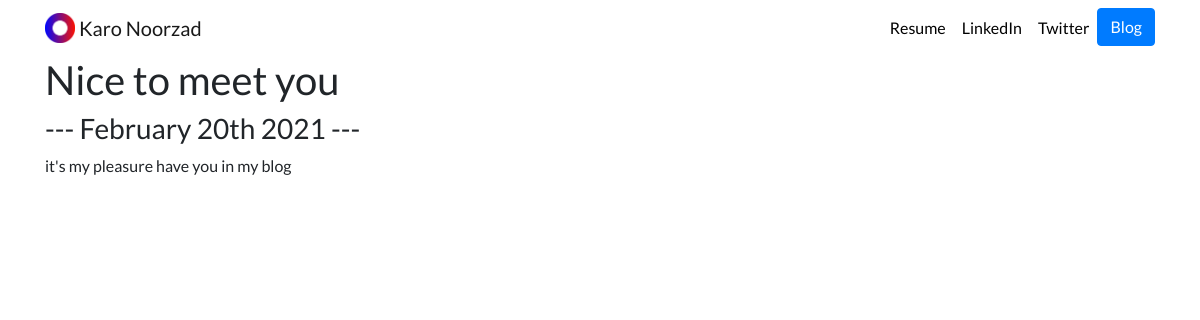
The app's page /blog/4/ with its own data.
### blog/models.py (models this page shows, shortened)
class Blog(models.Model):
    title = models.CharField(max_length=200)
    description = models.TextField()
    date = models.DateField()

### blog/views.py (the view)
# urls.py: path('<int:blog_id>/', views.detail, name='detail')
def detail(request, blog_id):
    blog = get_object_or_404(Blog, pk=blog_id)
    return render(request, 'blog/detail.html', {'blog': blog})

### blog/templates/blog/detail.html
{% extends 'portfolio/base.html' %}
{% block content %}
<h1>{{ blog.title }}</h1>
<h3>--- {{ blog.date|date:'F jS Y' }} ---</h3>
{{ blog.description|safe }}
{% endblock %}

### portfolio/static/portfolio/custom.css (style rules this page uses)
body { font-family: 'Lato', sans-serif; }

### records on screen
Blog: title "Nice to meet you", date "February 20th 2021", description "it's my pleasure have you in my blog"
